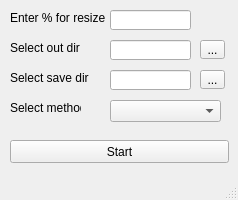
<?xml version="1.0" encoding="UTF-8"?>
<ui version="4.0">
 <class>MainWindow</class>
 <widget class="QMainWindow" name="MainWindow">
  <property name="geometry">
   <rect>
    <x>0</x>
    <y>0</y>
    <width>238</width>
    <height>200</height>
   </rect>
  </property>
  <property name="minimumSize">
   <size>
    <width>238</width>
    <height>200</height>
   </size>
  </property>
  <property name="maximumSize">
   <size>
    <width>238</width>
    <height>200</height>
   </size>
  </property>
  <property name="windowTitle">
   <string>MainWindow</string>
  </property>
  <widget class="QWidget" name="centralwidget">
   <widget class="QLineEdit" name="resize">
    <property name="geometry">
     <rect>
      <x>110</x>
      <y>10</y>
      <width>81</width>
      <height>20</height>
     </rect>
    </property>
   </widget>
   <widget class="QLabel" name="label">
    <property name="geometry">
     <rect>
      <x>10</x>
      <y>10</y>
      <width>111</width>
      <height>16</height>
     </rect>
    </property>
    <property name="text">
     <string>Enter % for resize</string>
    </property>
   </widget>
   <widget class="QLineEdit" name="out_dir_field">
    <property name="geometry">
     <rect>
      <x>110</x>
      <y>40</y>
      <width>81</width>
      <height>20</height>
     </rect>
    </property>
   </widget>
   <widget class="QLineEdit" name="save_dir_field">
    <property name="geometry">
     <rect>
      <x>110</x>
      <y>70</y>
      <width>81</width>
      <height>20</height>
     </rect>
    </property>
   </widget>
   <widget class="QLabel" name="label_2">
    <property name="geometry">
     <rect>
      <x>10</x>
      <y>40</y>
      <width>111</width>
      <height>16</height>
     </rect>
    </property>
    <property name="text">
     <string>Select out dir</string>
    </property>
   </widget>
   <widget class="QLabel" name="label_3">
    <property name="geometry">
     <rect>
      <x>10</x>
      <y>70</y>
      <width>111</width>
      <height>16</height>
     </rect>
    </property>
    <property name="text">
     <string>Select save dir</string>
    </property>
   </widget>
   <widget class="QToolButton" name="out_dir">
    <property name="geometry">
     <rect>
      <x>200</x>
      <y>40</y>
      <width>25</width>
      <height>19</height>
     </rect>
    </property>
    <property name="text">
     <string>...</string>
    </property>
   </widget>
   <widget class="QToolButton" name="save_dir">
    <property name="geometry">
     <rect>
      <x>200</x>
      <y>70</y>
      <width>25</width>
      <height>19</height>
     </rect>
    </property>
    <property name="text">
     <string>...</string>
    </property>
   </widget>
   <widget class="QPushButton" name="pushButton">
    <property name="geometry">
     <rect>
      <x>10</x>
      <y>140</y>
      <width>219</width>
      <height>23</height>
     </rect>
    </property>
    <property name="minimumSize">
     <size>
      <width>219</width>
      <height>0</height>
     </size>
    </property>
    <property name="maximumSize">
     <size>
      <width>219</width>
      <height>16777215</height>
     </size>
    </property>
    <property name="text">
     <string>Start</string>
    </property>
   </widget>
   <widget class="QComboBox" name="comboBox">
    <property name="geometry">
     <rect>
      <x>110</x>
      <y>100</y>
      <width>111</width>
      <height>22</height>
     </rect>
    </property>
   </widget>
   <widget class="QLabel" name="label_4">
    <property name="geometry">
     <rect>
      <x>10</x>
      <y>100</y>
      <width>71</width>
      <height>16</height>
     </rect>
    </property>
    <property name="text">
     <string>Select method</string>
    </property>
   </widget>
  </widget>
  <widget class="QStatusBar" name="statusBar"/>
 </widget>
 <resources/>
 <connections/>
</ui>
